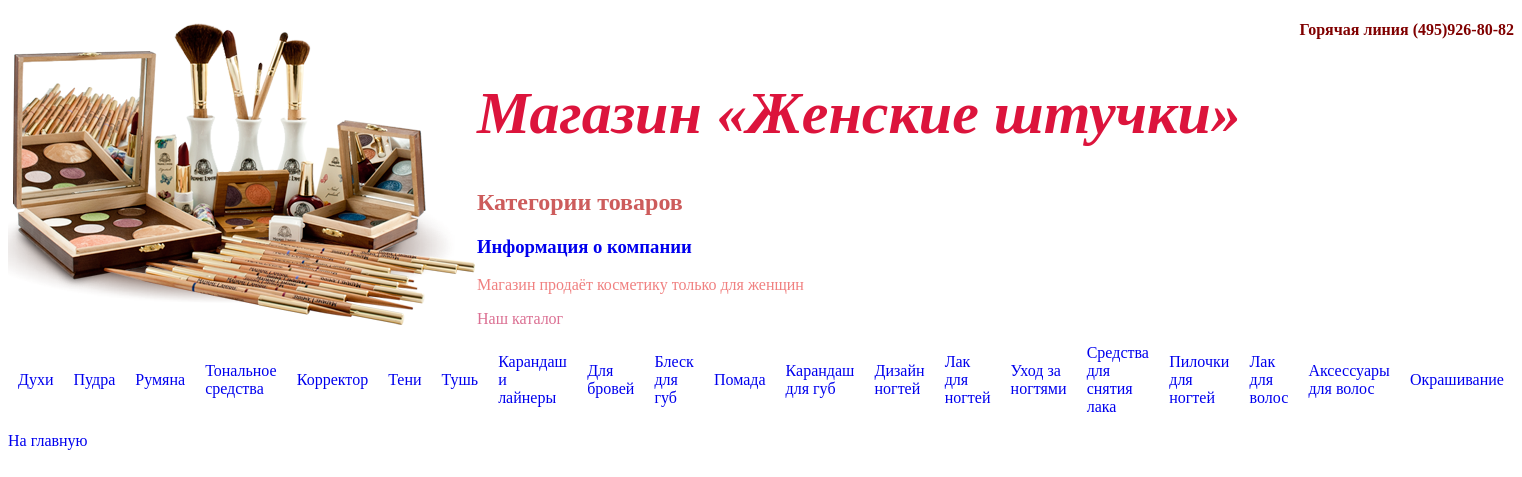
/315/kategorii_tovarov.php, run on the app's committed database.
### tables this page shows
CREATE TABLE IF NOT EXISTS `kategorii_tovarov` (
  `ID` int(10) NOT NULL AUTO_INCREMENT,
  `name` varchar(255) NOT NULL,
  `url` varchar(255) DEFAULT NULL,
  PRIMARY KEY (`ID`),
  UNIQUE KEY `ID` (`ID`,`url`)
);

### 315/func.php (the view, shortened to what this page needs)
<?php
function view_link_category(){
	$query = "SELECT name, url FROM kategorii_tovarov;";
	$result = mysql_query($query) or die('Запрос не удался: ' . mysql_error());
		echo "<table class=\"link\">\n";
		echo "\t<tr>\n";
	while ($rows = mysql_fetch_array($result, MYSQL_ASSOC)) {
	    echo "\t\t<td><a href=?category=".$rows["url"].">".$rows['name']."</a></td>\n";
	}
	echo "\t</tr>\n";
	echo "</table>\n";
}
?>

### 315/kategorii_tovarov.php (shortened to what this page needs)
<!DOCTYPE html>
<html>
<head>
	<link rel="stylesheet" type="text/css" href="static/css/style.css">
</head>
<body>
<?php
require_once 'func.php';
?>
<img src="image/1.png" align="left" />
<h4 align="right"> Горячая линия (495)926-80-82 </h4>
 	<h1><a href="index.php" style="color:Crimson">Магазин &laquo;Женские штучки&raquo;</a></h1>
 	<h2> <a href="kategorii_tovarov.php" style="color:IndianRed" > Категории товаров </a></h2>
	<h3> <a href="kategorii_gorodov.php">Информация о компании </a></h3>
	<p class="about">
 		Магазин продаёт косметику только для женщин
 	</p>
	<p class="name_catalog">
 		Наш каталог
 	</p>
 	<?php echo view_link_category(); ?>
<p> <a href="index.php"> На главную </a></p>
</body>
</html>

### 315/static/css/style.css (style rules this page uses)
h1 { color: Crimson; font-size: 60px; font-style: italic; font-family: Comic Sans MS; }
h2 { color: IndianRed; }
h4 { color: Maroon; }
p { color: black; }
p.about { color: LightCoral; }
p.name_catalog { color: PaleVioletRed; }
table { width: 100%; border-collapse: collapse; }
td, tr { border: 1px solid #000; }
table.link td, table.link tr { border: none; padding: 0 10px; }

### 315/kategorii_tovarov.php (style rules this page uses)
a { text-decoration: none; }

### data on the page
kategorii_tovarov: name "Духи"
kategorii_tovarov: name "Пудра"
kategorii_tovarov: name "Румяна"
kategorii_tovarov: name "Тональное средства"
kategorii_tovarov: name "Корректор"
kategorii_tovarov: name "Тени"
kategorii_tovarov: name "Тушь"
kategorii_tovarov: name "Карандаш и лайнеры"
kategorii_tovarov: name "Для бровей"
kategorii_tovarov: name "Блеск для губ"
kategorii_tovarov: name "Помада"
kategorii_tovarov: name "Карандаш для губ"
kategorii_tovarov: name "Дизайн ногтей"
kategorii_tovarov: name "Лак для ногтей"
kategorii_tovarov: name "Уход за ногтями"
kategorii_tovarov: name "Средства для снятия лака"
kategorii_tovarov: name "Пилочки для ногтей"
kategorii_tovarov: name "Лак для волос"
kategorii_tovarov: name "Аксессуары для волос"
kategorii_tovarov: name "Окрашивание"
